Frame 1 (no input): blank canvas, image omitted
Frame 60 (no input): blank canvas, image omitted
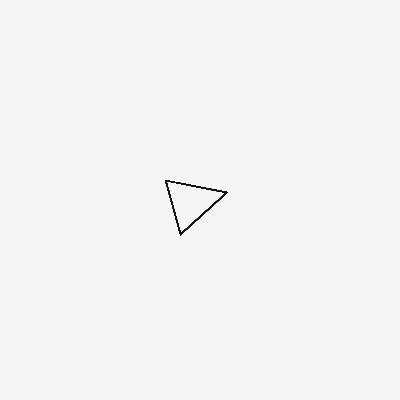
Frame 120 (the mouse pressed at the canvas centre since frame 60)

The p5.js sketch whose frames 1 and 60 were blank and that drew this single picture after the mouse press (run headless with seeded random() and noise() and a simulated clock; from frame 60 on, the mouse is pressed at the canvas centre):

// p5.js sketch
// ── sketch.js
let shapes = [];

function setup() {
  createCanvas(400, 400);
  background(245);
}

function draw() {
  // The shapes are drawn again every frame.
  for (let s of shapes) {
    push();
    translate(s.x, s.y);
    rotate(s.rotation);
    noFill();
    stroke(20);

    if (s.type == 0) {
      ellipse(0, 0, s.size, s.size);
    } else if (s.type == 1) {
      rectMode(CENTER);
      rect(0, 0, s.size, s.size);
    } else {
      triangle(0, -s.size / 2, -s.size / 2, s.size / 2, s.size / 2, s.size / 2);
    }
    pop();
  }
}

function mousePressed() {
  shapes.push({
    x: mouseX,
    y: mouseY,
    size: random(20, 70),
    rotation: random(TWO_PI),
    type: floor(random(3))
  });
}
